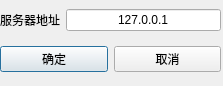
<?xml version="1.0" encoding="UTF-8"?>
<ui version="4.0">
 <class>Startup</class>
 <widget class="QDialog" name="Startup">
  <property name="geometry">
   <rect>
    <x>0</x>
    <y>0</y>
    <width>223</width>
    <height>86</height>
   </rect>
  </property>
  <property name="windowTitle">
   <string>Dialog</string>
  </property>
  <widget class="QWidget" name="verticalLayoutWidget">
   <property name="geometry">
    <rect>
     <x>0</x>
     <y>0</y>
     <width>221</width>
     <height>81</height>
    </rect>
   </property>
   <layout class="QVBoxLayout" name="verticalLayout">
    <item>
     <layout class="QHBoxLayout" name="horizontalLayout_2">
      <item>
       <widget class="QLabel" name="label">
        <property name="text">
         <string>服务器地址</string>
        </property>
       </widget>
      </item>
      <item>
       <widget class="QLineEdit" name="lineEdit">
        <property name="text">
         <string>127.0.0.1</string>
        </property>
        <property name="maxLength">
         <number>15</number>
        </property>
        <property name="alignment">
         <set>Qt::AlignCenter</set>
        </property>
       </widget>
      </item>
     </layout>
    </item>
    <item>
     <layout class="QHBoxLayout" name="horizontalLayout">
      <item>
       <widget class="QPushButton" name="btn1">
        <property name="text">
         <string>确定</string>
        </property>
       </widget>
      </item>
      <item>
       <widget class="QPushButton" name="btn2">
        <property name="text">
         <string>取消</string>
        </property>
       </widget>
      </item>
     </layout>
    </item>
   </layout>
  </widget>
 </widget>
 <resources/>
 <connections/>
</ui>
